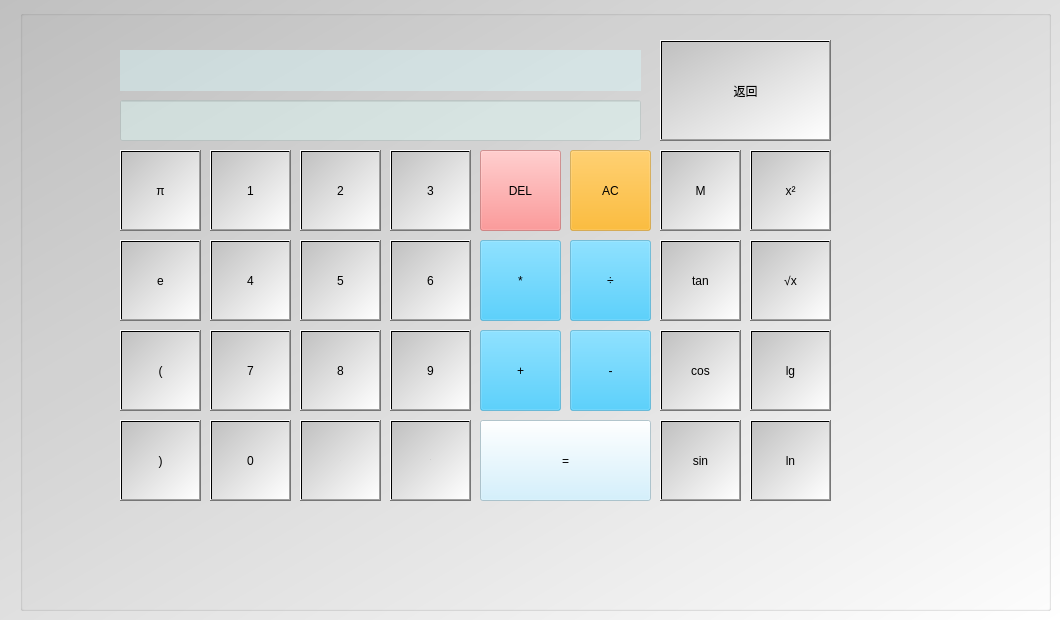
    <widget class="QWidget" name="cal">
     <property name="styleSheet">
      <string notr="true">background-color: qlineargradient(spread:pad, x1:0, y1:0, x2:1, y2:1, stop:0 rgba(192, 192, 192, 255), stop:1 rgba(255, 255, 255, 255));</string>
     </property>
     <widget class="QGroupBox" name="groupBox">
      <property name="geometry">
       <rect>
        <x>20</x>
        <y>10</y>
        <width>1031</width>
        <height>601</height>
       </rect>
      </property>
      <property name="styleSheet">
       <string notr="true">QPushButton {

  border-width: 0px;
  font-size: 23px;
  border-radius: 12px;
  color: black;
  background-color: rgba(216, 252, 255, 100);
  border-color: red;
  box-shadow: 5px 0px 0px rgba(0, 0, 0, 0);
  background-image: url();
  image: url();
}

background-color: qlineargradient(spread:pad, x1:0, y1:0, x2:0.97, y2:0.386364, stop:0 rgba(34, 63, 170, 255), stop:1 rgba(255, 255, 255, 255));</string>
      </property>
      <property name="title">
       <string/>
      </property>
      <widget class="QPushButton" name="pushButton_1">
       <property name="geometry">
        <rect>
         <x>190</x>
         <y>140</y>
         <width>81</width>
         <height>81</height>
        </rect>
       </property>
       <property name="text">
        <string>1</string>
       </property>
      </widget>
      <widget class="QPushButton" name="pushButton_2">
       <property name="geometry">
        <rect>
         <x>280</x>
         <y>140</y>
         <width>81</width>
         <height>81</height>
        </rect>
       </property>
       <property name="text">
        <string>2</string>
       </property>
      </widget>
      <widget class="QPushButton" name="pushButton_3">
       <property name="geometry">
        <rect>
         <x>370</x>
         <y>140</y>
         <width>81</width>
         <height>81</height>
        </rect>
       </property>
       <property name="text">
        <string>3</string>
       </property>
      </widget>
      <widget class="QPushButton" name="pushButton_del">
       <property name="geometry">
        <rect>
         <x>460</x>
         <y>140</y>
         <width>81</width>
         <height>81</height>
        </rect>
       </property>
       <property name="styleSheet">
        <string notr="true">background-color: rgb(255, 120, 120,130);</string>
       </property>
       <property name="text">
        <string>DEL</string>
       </property>
      </widget>
      <widget class="QPushButton" name="pushButton_ac">
       <property name="geometry">
        <rect>
         <x>550</x>
         <y>140</y>
         <width>81</width>
         <height>81</height>
        </rect>
       </property>
       <property name="styleSheet">
        <string notr="true">background-color: rgb(255, 170, 0,100);</string>
       </property>
       <property name="text">
        <string>AC</string>
       </property>
      </widget>
      <widget class="QPushButton" name="pushButton_divd">
       <property name="geometry">
        <rect>
         <x>550</x>
         <y>230</y>
         <width>81</width>
         <height>81</height>
        </rect>
       </property>
       <property name="styleSheet">
        <string notr="true">background-color: rgb(28, 194, 255,100);</string>
       </property>
       <property name="text">
        <string>÷</string>
       </property>
      </widget>
      <widget class="QPushButton" name="pushButton_mult">
       <property name="geometry">
        <rect>
         <x>460</x>
         <y>230</y>
         <width>81</width>
         <height>81</height>
        </rect>
       </property>
       <property name="styleSheet">
        <string notr="true">background-color: rgb(28, 194, 255,100);</string>
       </property>
       <property name="text">
        <string>*</string>
       </property>
      </widget>
      <widget class="QPushButton" name="pushButton_6">
       <property name="geometry">
        <rect>
         <x>370</x>
         <y>230</y>
         <width>81</width>
         <height>81</height>
        </rect>
       </property>
       <property name="text">
        <string>6</string>
       </property>
      </widget>
      <widget class="QPushButton" name="pushButton_5">
       <property name="geometry">
        <rect>
         <x>280</x>
         <y>230</y>
         <width>81</width>
         <height>81</height>
        </rect>
       </property>
       <property name="text">
        <string>5</string>
       </property>
      </widget>
      <widget class="QPushButton" name="pushButton_4">
       <property name="geometry">
        <rect>
         <x>190</x>
         <y>230</y>
         <width>81</width>
         <height>81</height>
        </rect>
       </property>
       <property name="text">
        <string>4</string>
       </property>
      </widget>
      <widget class="QPushButton" name="pushButton_7">
       <property name="geometry">
        <rect>
         <x>190</x>
         <y>320</y>
         <width>81</width>
         <height>81</height>
        </rect>
       </property>
       <property name="text">
        <string>7</string>
       </property>
      </widget>
      <widget class="QPushButton" name="pushButton_8">
       <property name="geometry">
        <rect>
         <x>280</x>
         <y>320</y>
         <width>81</width>
         <height>81</height>
        </rect>
       </property>
       <property name="text">
        <string>8</string>
       </property>
      </widget>
      <widget class="QPushButton" name="pushButton_9">
       <property name="geometry">
        <rect>
         <x>370</x>
         <y>320</y>
         <width>81</width>
         <height>81</height>
        </rect>
       </property>
       <property name="text">
        <string>9</string>
       </property>
      </widget>
      <widget class="QPushButton" name="pushButton_plus">
       <property name="geometry">
        <rect>
         <x>460</x>
         <y>320</y>
         <width>81</width>
         <height>81</height>
        </rect>
       </property>
       <property name="styleSheet">
        <string notr="true">background-color: rgb(28, 194, 255,100);</string>
       </property>
       <property name="text">
        <string>+</string>
       </property>
      </widget>
      <widget class="QPushButton" name="pushButton_minus">
       <property name="geometry">
        <rect>
         <x>550</x>
         <y>320</y>
         <width>81</width>
         <height>81</height>
        </rect>
       </property>
       <property name="styleSheet">
        <string notr="true">background-color: rgb(28, 194, 255,100);</string>
       </property>
       <property name="text">
        <string>-</string>
       </property>
      </widget>
      <widget class="QPushButton" name="pushButton_eq">
       <property name="geometry">
        <rect>
         <x>460</x>
         <y>410</y>
         <width>171</width>
         <height>81</height>
        </rect>
       </property>
       <property name="styleSheet">
        <string notr="true">background-color: rgb(199, 238, 255,160);</string>
       </property>
       <property name="text">
        <string>=</string>
       </property>
      </widget>
      <widget class="QPushButton" name="pushButton_nega">
       <property name="geometry">
        <rect>
         <x>370</x>
         <y>410</y>
         <width>81</width>
         <height>81</height>
        </rect>
       </property>
       <property name="font">
        <font>
         <family>Arial</family>
         <pointsize>-1</pointsize>
        </font>
       </property>
       <property name="text">
        <string>^</string>
       </property>
      </widget>
      <widget class="QPushButton" name="pushButton_dot">
       <property name="geometry">
        <rect>
         <x>280</x>
         <y>410</y>
         <width>81</width>
         <height>81</height>
        </rect>
       </property>
       <property name="font">
        <font>
         <family>Arial</family>
         <pointsize>-1</pointsize>
        </font>
       </property>
       <property name="text">
        <string>.</string>
       </property>
      </widget>
      <widget class="QPushButton" name="pushButton_0">
       <property name="geometry">
        <rect>
         <x>190</x>
         <y>410</y>
         <width>81</width>
         <height>81</height>
        </rect>
       </property>
       <property name="styleSheet">
        <string notr="true"/>
       </property>
       <property name="text">
        <string>0</string>
       </property>
      </widget>
      <widget class="QPushButton" name="Memoy">
       <property name="geometry">
        <rect>
         <x>640</x>
         <y>140</y>
         <width>81</width>
         <height>81</height>
        </rect>
       </property>
       <property name="styleSheet">
        <string notr="true"/>
       </property>
       <property name="text">
        <string>M</string>
       </property>
      </widget>
      <widget class="QPushButton" name="pushButton_tan">
       <property name="geometry">
        <rect>
         <x>640</x>
         <y>230</y>
         <width>81</width>
         <height>81</height>
        </rect>
       </property>
       <property name="text">
        <string>tan</string>
       </property>
      </widget>
      <widget class="QPushButton" name="pushButton_cos">
       <property name="geometry">
        <rect>
         <x>640</x>
         <y>320</y>
         <width>81</width>
         <height>81</height>
        </rect>
       </property>
       <property name="text">
        <string>cos</string>
       </property>
      </widget>
      <widget class="QPushButton" name="pushButton_sin">
       <property name="geometry">
        <rect>
         <x>640</x>
         <y>410</y>
         <width>81</width>
         <height>81</height>
        </rect>
       </property>
       <property name="text">
        <string>sin</string>
       </property>
      </widget>
      <widget class="QPushButton" name="pushButton_left">
       <property name="geometry">
        <rect>
         <x>100</x>
         <y>320</y>
         <width>81</width>
         <height>81</height>
        </rect>
       </property>
       <property name="text">
        <string>(</string>
       </property>
      </widget>
      <widget class="QPushButton" name="pushButton_log">
       <property name="geometry">
        <rect>
         <x>730</x>
         <y>320</y>
         <width>81</width>
         <height>81</height>
        </rect>
       </property>
       <property name="text">
        <string>lg</string>
       </property>
      </widget>
      <widget class="QPushButton" name="pushButton_ln">
       <property name="geometry">
        <rect>
         <x>730</x>
         <y>410</y>
         <width>81</width>
         <height>81</height>
        </rect>
       </property>
       <property name="text">
        <string>ln</string>
       </property>
      </widget>
      <widget class="QPushButton" name="pushButton_right">
       <property name="geometry">
        <rect>
         <x>100</x>
         <y>410</y>
         <width>81</width>
         <height>81</height>
        </rect>
       </property>
       <property name="text">
        <string>)</string>
       </property>
      </widget>
      <widget class="QPushButton" name="pushButton_rt">
       <property name="geometry">
        <rect>
         <x>640</x>
         <y>30</y>
         <width>171</width>
         <height>101</height>
        </rect>
       </property>
       <property name="text">
        <string>返回</string>
       </property>
      </widget>
      <widget class="QLabel" name="display">
       <property name="geometry">
        <rect>
         <x>100</x>
         <y>40</y>
         <width>521</width>
         <height>41</height>
        </rect>
       </property>
       <property name="font">
        <font>
         <family>Arial</family>
         <pointsize>16</pointsize>
        </font>
       </property>
       <property name="styleSheet">
        <string notr="true">background-color: rgb(216, 252, 255, 100);</string>
       </property>
       <property name="text">
        <string/>
       </property>
       <property name="scaledContents">
        <bool>false</bool>
       </property>
      </widget>
      <widget class="QLineEdit" name="res_disp">
       <property name="geometry">
        <rect>
         <x>100</x>
         <y>90</y>
         <width>521</width>
         <height>41</height>
        </rect>
       </property>
       <property name="font">
        <font>
         <family>Arial</family>
         <pointsize>16</pointsize>
        </font>
       </property>
       <property name="styleSheet">
        <string notr="true">background-color: rgb(222, 255, 251,100);</string>
       </property>
      </widget>
      <widget class="QPushButton" name="pi_bt">
       <property name="geometry">
        <rect>
         <x>100</x>
         <y>140</y>
         <width>81</width>
         <height>81</height>
        </rect>
       </property>
       <property name="text">
        <string>π</string>
       </property>
      </widget>
      <widget class="QPushButton" name="root">
       <property name="geometry">
        <rect>
         <x>730</x>
         <y>230</y>
         <width>81</width>
         <height>81</height>
        </rect>
       </property>
       <property name="text">
        <string>√x</string>
       </property>
      </widget>
      <widget class="QPushButton" name="pushButton_23">
       <property name="geometry">
        <rect>
         <x>730</x>
         <y>140</y>
         <width>81</width>
         <height>81</height>
        </rect>
       </property>
       <property name="text">
        <string>x²</string>
       </property>
      </widget>
      <widget class="QPushButton" name="e_bt">
       <property name="geometry">
        <rect>
         <x>100</x>
         <y>230</y>
         <width>81</width>
         <height>81</height>
        </rect>
       </property>
       <property name="text">
        <string>e</string>
       </property>
      </widget>
     </widget>
    </widget>
